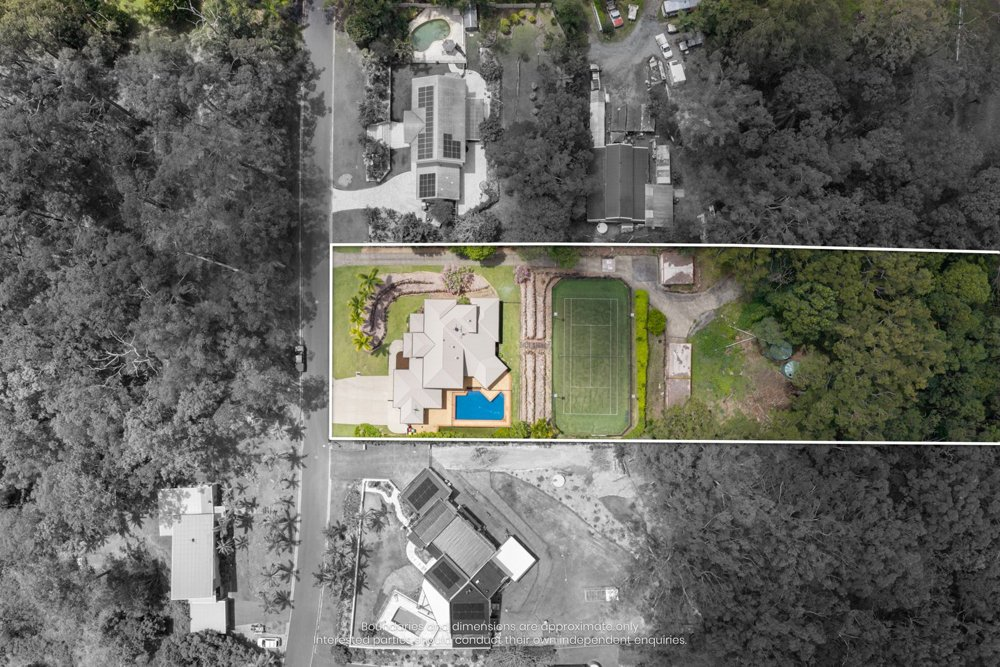
#> input picture projects/drone-pin/samples/amir-topdown.jpg, 1000 x 667 px
$ python -i track_main.py   (imports and definitions only)
#> lines starting #> are read from the running program, lines starting #| are printed output that depends on the picture
"""Top-down Main.mp4: ground-plane homographies from the sharp last frame back
to frame 1, chained frame to frame (SIFT + RANSAC on half-res greys).

The plate-vfx drone fit fails here (fast spin and heavy motion blur in the
first frames). A straight-down shot sees the ground as a plane facing the
camera, so per-frame homographies are the right model.

Usage: python3 -I track_main.py <job_dir>
Writes <job_dir>/main/homographies.json: H[k] maps last-frame pixels to frame k.
"""
import json
import sys
from pathlib import Path

import cv2
import numpy as np

job = Path(sys.argv[1]) / "main"
frames = sorted((job / "frames").glob("f_*.png"))
S = 0.5
sift = cv2.SIFT_create(nfeatures=6000)

def feats(p):
#> called with p = '../../drone-pin/samples/amir-topdown.jpg'
    g = cv2.cvtColor(cv2.imread(str(p)), cv2.COLOR_BGR2GRAY)
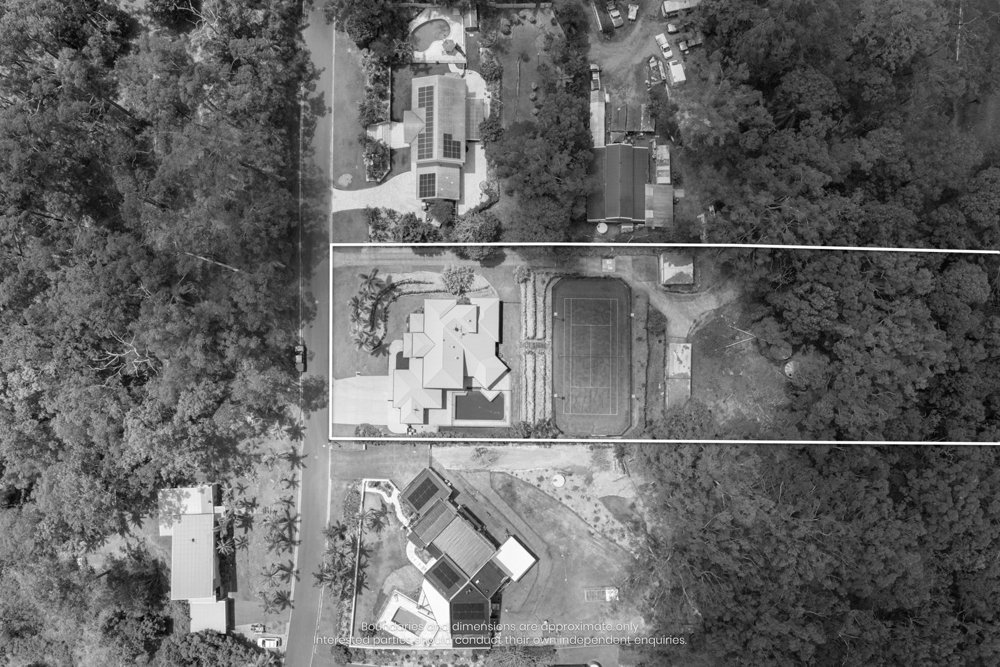
#> g: shape (667, 1000); min 0, max 255, mean 102.6
    g = cv2.resize(g, None, fx=S, fy=S, interpolation=cv2.INTER_AREA)
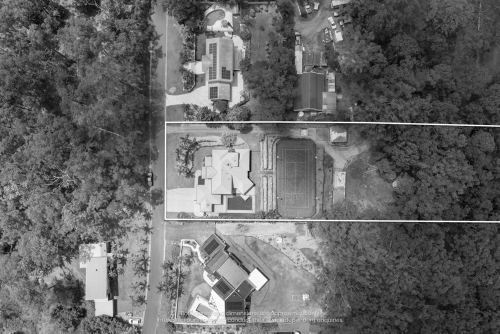
#> g: shape (334, 500); min 5, max 255, mean 102.7
    return sift.detectAndCompute(g, None)

matcher = cv2.BFMatcher()
n = len(frames)
H = [None] * n
# [1 line that did not run here, left out]
# [1 line that did not run here, left out]
stats = []
# [16 lines not run here, left out]

>>> result = feats('../../drone-pin/samples/amir-topdown.jpg')
